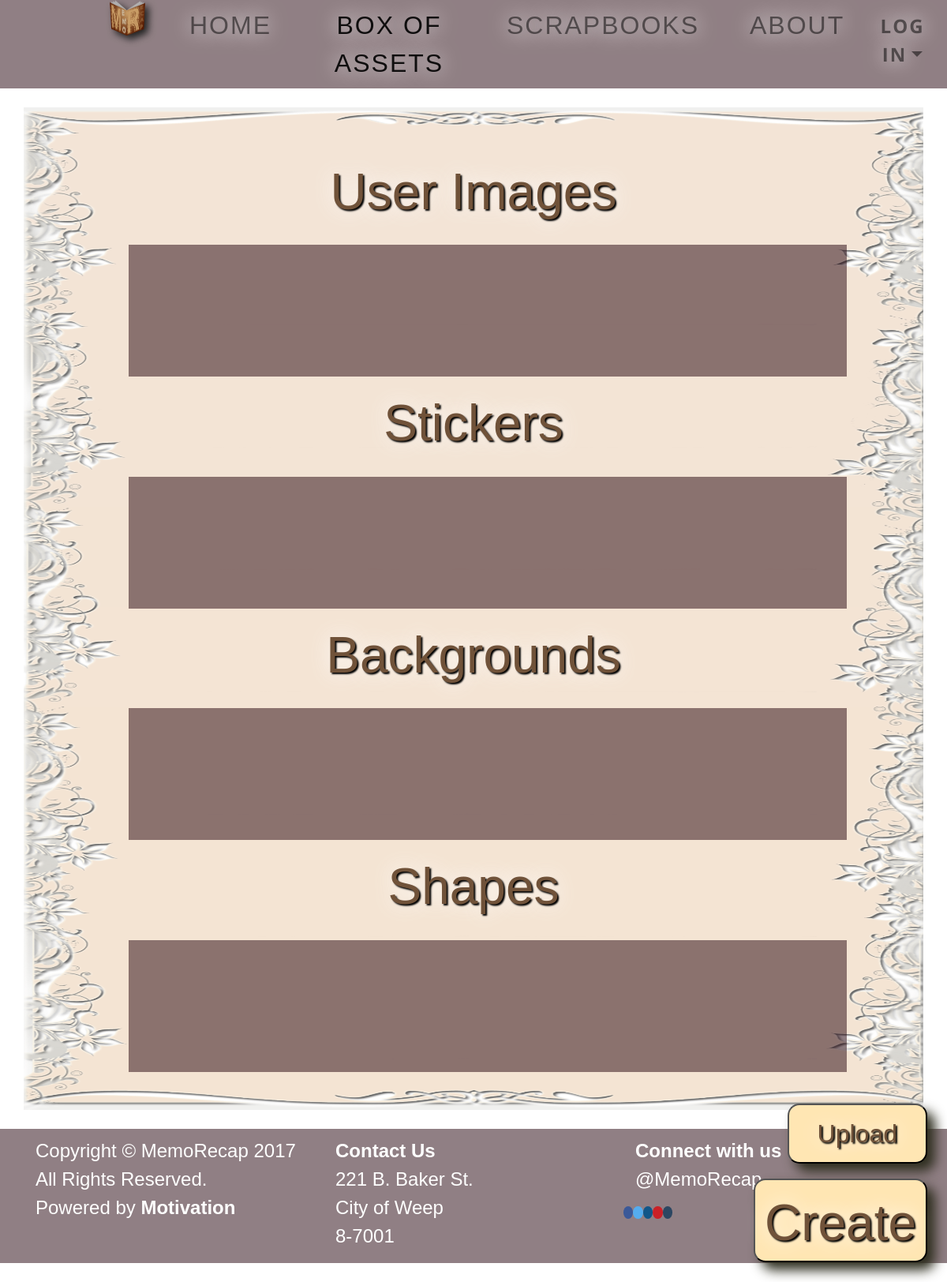
The app's page /Assets, older data.
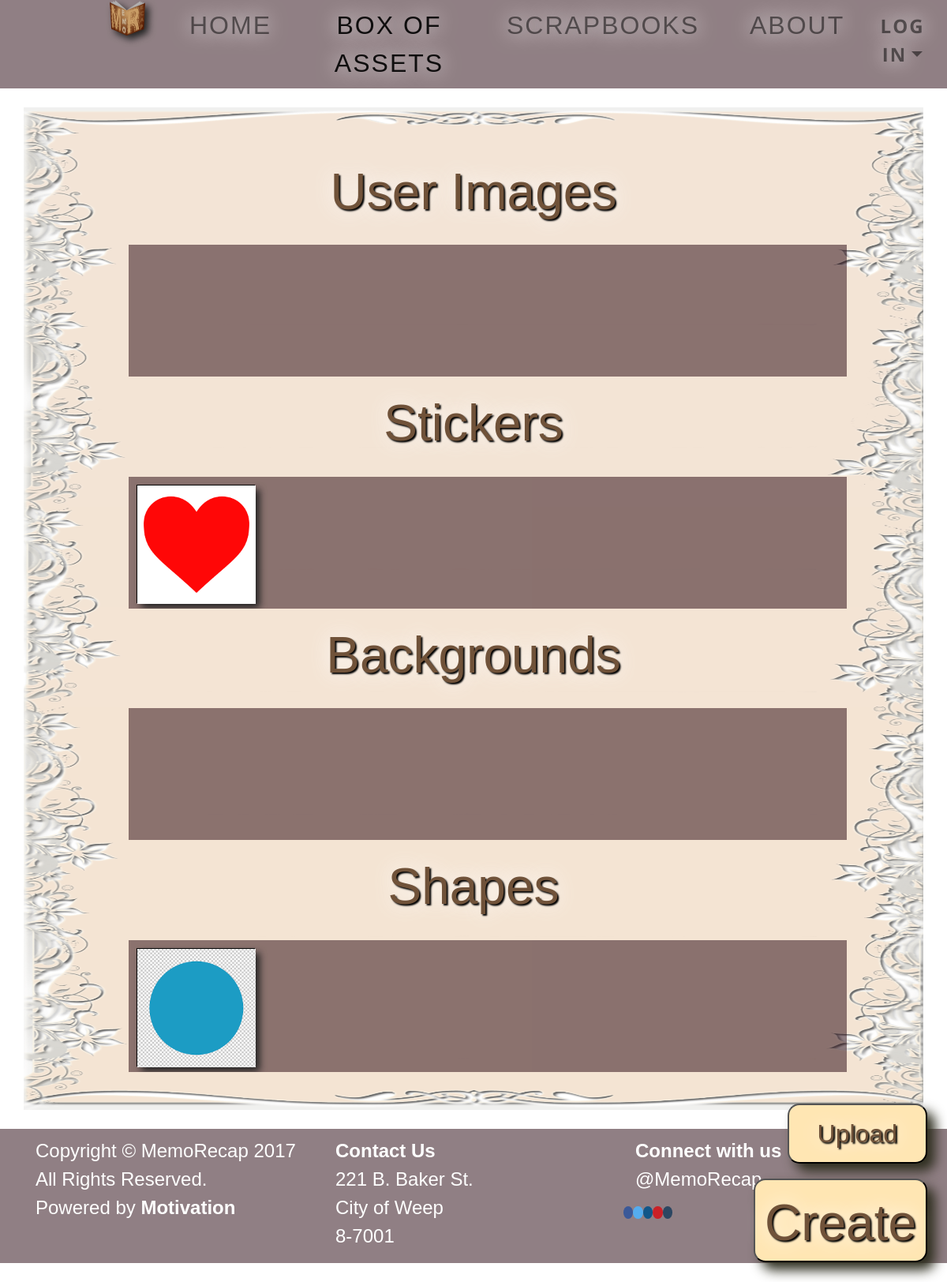
The same page, newer data.
### tables this page shows
CREATE TABLE IF NOT EXISTS `assets` (
  `asset_id` varchar(4) NOT NULL,
  `file` text NOT NULL,
  `category` varchar(20) NOT NULL,
  `owner` varchar(4) NOT NULL,
  `privacy` varchar(8) NOT NULL,
  `upload_date` date NOT NULL,
  PRIMARY KEY (`asset_id`)
);

### application/controllers/MemoRecap.php (called while the page is built, shortened)
<?php
class MemoRecap extends CI_Controller {
	public function __construct(){
		$this->load->model('Scrapbook_model', 'scrapbook');
		$this->load->model('User_model', 'user');
	}
	public function loadNav(){
		if($this->session->userdata('logged_in')){
			$this->load->view('includes/navLoggedIn');
		}else{
			$this->load->view('includes/nav');
		}
	}
	public function loadHeader(){
		$data['logged_in'] = false;
		$this->load->view('includes/header', $data);
	}
	public function Assets(){
		$this->load->view('includes/modal');
		$data['user_images'] = $this->scrapbook->getAssets('user_images/', $this->session->userdata('logged_in'));
		$data['stickers'] = $this->scrapbook->getAssets('stickers/', $this->session->userdata('logged_in'));
		$data['backgrounds'] = $this->scrapbook->getAssets('backgrounds/', $this->session->userdata('logged_in'));
		$data['shapes'] = $this->scrapbook->getAssets('shapes/', $this->session->userdata('logged_in'));
		$this->load->view('assets', $data);
		$this->load->view('includes/footer');
	}
}

### index.php (called while the page is built, shortened)
<?php
require_once BASEPATH.'core/CodeIgniter.php';

### application/models/Scrapbook_model.php (called while the page is built, shortened)
<?php
	class Scrapbook_model extends CI_Model{
		public function getAssets($category, $logged_in){
			$where = "AND (privacy = 'public'";
			$where .= ')';
			$ass = [];
			$query = $this->db->query("SELECT * FROM assets WHERE category = '".$category."' ".$where);
			foreach($query->result_array() as $row){
				$ass[] = $row;
			}
			return $ass;
		}
	}
?>

### application/views/assets.php (the view, shortened to what this page needs)
<div class="container bg p-4 my-4">
	<br />
	<br />
	<h2 class="landi hedest text-center ">User Images</h2><br />
	<div class="col-md-10 bg-overlay" style = " padding: 7px; overflow: auto; margin-left:10%; margin-right:10%; width: 90%; height:167px;  list-style: none;">
		</div>
	<br />
<h2 class="landi hedest text-center ">Stickers</h2><br />
	<div class="col-md-10 bg-overlay" style = " padding: 7px; overflow: auto; margin-left:10%; margin-right:10%; width: 90%; height:167px;  list-style: none;">
		<?php foreach($stickers as $st): ?>
			<li style = "float: left;">
				<div style = "width:150px;height:150px;border:solid thin black; margin: 3px">
					<img style = "width:150px;height:150px;" src = "<?php echo base_url('uploaded_assets/'.$st['category'].$st['file']); ?>" />
				</div>
			</li>
		<?php endforeach; ?>
	</div>
<br />
<h2 class="landi hedest text-center ">Backgrounds</h2><br />
	<div class="col-md-10 bg-overlay" style = " padding: 7px; overflow: auto; margin-left:10%; margin-right:10%; width: 90%; height:167px;  list-style: none;">
	</div>
	<br />
<h2 class="landi hedest text-center ">Shapes</h2><br />
	<div class="col-md-10 bg-overlay" style = " padding: 7px; overflow: auto; margin-left:10%; margin-right:10%; width: 90%; height:167px;  list-style: none;">
		<?php foreach($shapes as $sh): ?>
			<li style = "float: left;">
				<div style = "width:150px;height:150px;border:solid thin black; margin: 3px">
					<img style = "width:150px;height:150px;" src = "<?php echo base_url('uploaded_assets/'.$sh['category'].$sh['file']); ?>" />
				</div>
			</li>
		<?php endforeach; ?>
	</div>
	<br />
</div>
	<button id="uploadButton" class="hed landi"
	style="padding:1% 3% 1% 3%;
	box-shadow: 10px 10px 15px #2e2e1f;
	border-radius:15px;
	background-color:#ffe6b3;
	float: right;
	right: 25px;
	bottom:150px;
	position: fixed;
	z-index:0;">
	Upload
	</button>

Row changes from the older to the newer data that the page shows:
added assets: category+file (picture), shown under "Stickers"
added assets: category+file (picture), shown under "Shapes"
